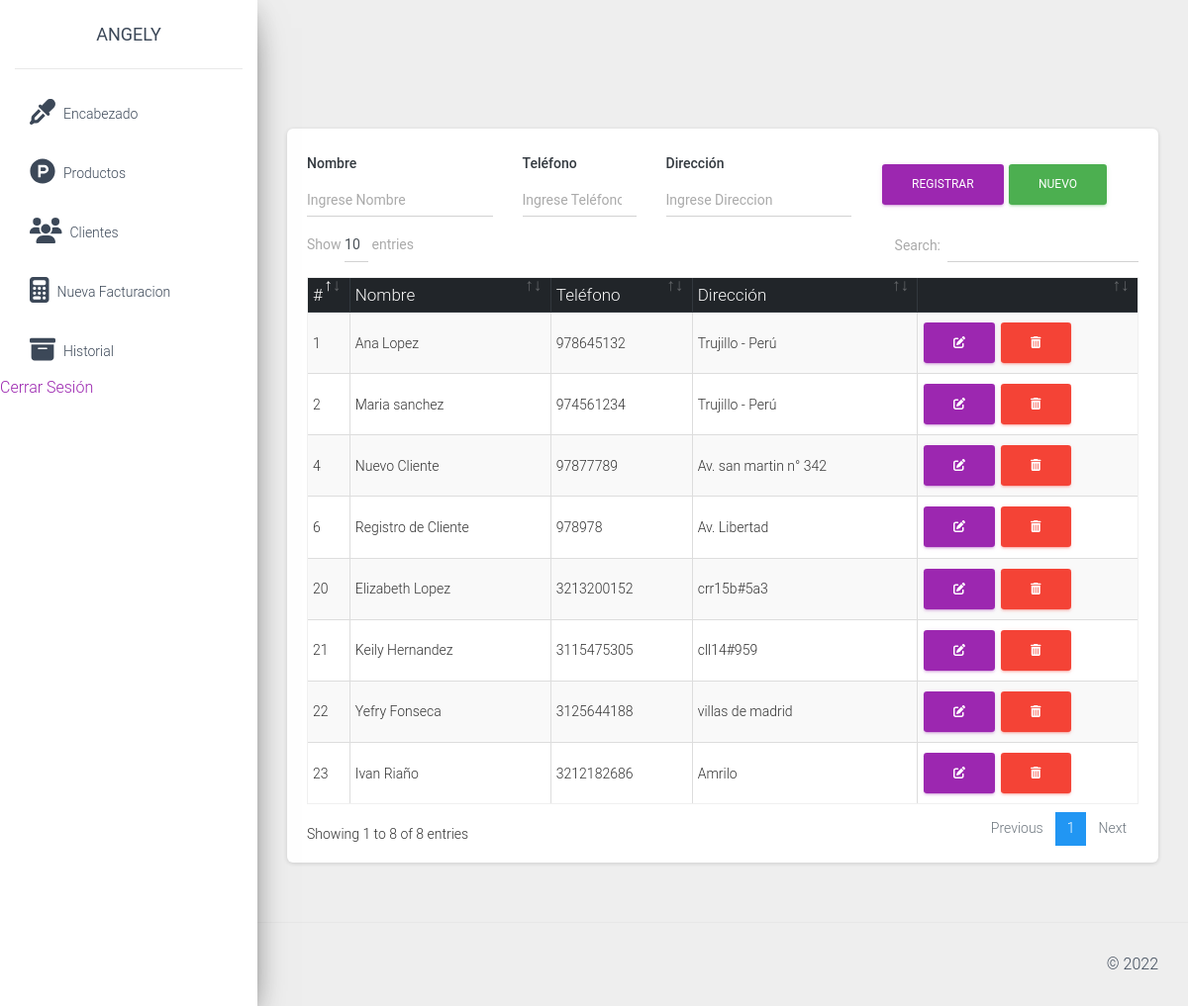
Screenshot of /src/clientes.php (signed in) with the database file from the repository.
### tables this page shows
CREATE TABLE `cliente` (
  `idcliente` int(11) NOT NULL,
  `nombre` varchar(100) NOT NULL,
  `telefono` varchar(15) NOT NULL,
  `direccion` varchar(200) NOT NULL
);

### src/clientes.php (the view, shortened to what this page needs)
<?php
include_once "includes/header.php";
?>
<div class="card">
    <div class="card-body">
        <div class="row">
            <div class="col-md-12">
                <form action="" method="post" autocomplete="off" id="formulario">
                    <div class="row">
                        <div class="col-md-3">
                            <div class="form-group">
                                <label for="nombre" class="text-dark font-weight-bold">Nombre</label>
                                <input type="text" placeholder="Ingrese Nombre" name="nombre" id="nombre" class="form-control">
                            </div>
                        </div>
                        <div class="col-md-2">
                            <div class="form-group">
                                <label for="telefono" class="text-dark font-weight-bold">Teléfono</label>
                                <input type="number" placeholder="Ingrese Teléfono" name="telefono" id="telefono" class="form-control">
                            </div>
                        </div>
                        <div class="col-md-3">
                            <div class="form-group">
                                <label for="direccion" class="text-dark font-weight-bold">Dirección</label>
                                <input type="text" placeholder="Ingrese Direccion" name="direccion" id="direccion" class="form-control">
                            </div>
                        </div>
                        <div class="col-md-4 mt-3">
                            <input type="submit" value="Registrar" class="btn btn-primary" id="btnAccion">
                            <input type="button" value="Nuevo" class="btn btn-success" id="btnNuevo" onclick="limpiar()">
                        </div>
                    </div>
                </form>
            </div>
            <div class="col-md-12">
                <div class="table-responsive">
                    <table class="table table-striped table-bordered" id="tbl">
                        <thead class="thead-dark">
                            <tr>
                                <th>#</th>
                                <th>Nombre</th>
                                <th>Teléfono</th>
                                <th>Dirección</th>
                                <th></th>
                            </tr>
                        </thead>
                        <tbody>
                            <?php
                            include "../conexion.php";
                            $query = mysqli_query($conexion, "SELECT * FROM cliente");
                            $result = mysqli_num_rows($query);
                            if ($result > 0) {
                                while ($data = mysqli_fetch_assoc($query)) { ?>
                                    <tr>
                                        <td><?php echo $data['idcliente']; ?></td>
                                        <td><?php echo $data['nombre']; ?></td>
                                        <td><?php echo $data['telefono']; ?></td>
                                        <td><?php echo $data['direccion']; ?></td>
                                        <td>
                                            <a href="#" onclick="editarCliente(<?php echo $data['idcliente']; ?>)" class="btn btn-primary"><i class='fas fa-edit'></i></a>
                                            <form action="eliminar_cliente.php?id=<?php echo $data['idcliente']; ?>" method="post" class="confirmar d-inline">
                                                <button class="btn btn-danger" type="submit"><i class='fas fa-trash-alt'></i> </button>
                                            </form>
                                        </td>
                                    </tr>
                            <?php }
                            } ?>
                        </tbody>
                    </table>
                </div>
            </div>
        </div>
    </div>
</div>
<?php include_once "includes/footer.php"; ?>

### rows the page displays
cliente: idcliente "1", nombre "Ana Lopez", telefono "978645132", direccion "Trujillo - Perú"
cliente: idcliente "2", nombre "Maria sanchez", telefono "974561234", direccion "Trujillo - Perú"
cliente: idcliente "4", nombre "Nuevo Cliente", telefono "97877789", direccion "Av. san martin n° 342"
cliente: idcliente "6", nombre "Registro de Cliente", telefono "978978", direccion "Av. Libertad"
cliente: idcliente "20", nombre "Elizabeth Lopez", telefono "3213200152", direccion "crr15b#5a3"
cliente: idcliente "21", nombre "Keily Hernandez", telefono "3115475305", direccion "cll14#959"
cliente: idcliente "22", nombre "Yefry Fonseca", telefono "3125644188", direccion "villas de madrid"
cliente: idcliente "23", nombre "Ivan Riaño", telefono "3212182686", direccion "Amrilo"
